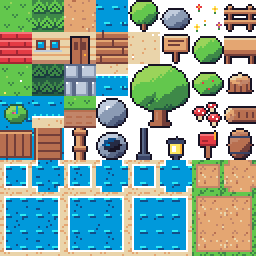
#> input picture library/tilesets/outdoor.png, 128 x 128 px (shown 2 times larger)
$ python gen-art-templates.py
#> lines starting #> are read from the running program, lines starting #| are printed output that depends on the picture
#!/usr/bin/env python3
"""Makes the art templates in templates/art-templates/ (run: python3 tools/gen-art-templates.py; needs Pillow).

Two kinds of picture for each kind of art:
  *-template.png  The exact size the game expects, shaded in light squares (one shade per tile or frame).
                  Open it in your art program, draw on a new layer above it, then hide the template layer
                  and save your layer as a PNG with a transparent background.
  *-guide.png     A large labelled picture that explains the layout, with an example from the asset library.
"""
import os
from PIL import Image, ImageDraw, ImageFont

ROOT = os.path.dirname(os.path.dirname(os.path.abspath(__file__)))
OUT = os.path.join(ROOT, 'templates', 'art-templates')
LIB = os.path.join(ROOT, 'library')
os.makedirs(OUT, exist_ok=True)

FONT = '/usr/share/fonts/truetype/dejavu/DejaVuSans.ttf'
BOLD = '/usr/share/fonts/truetype/dejavu/DejaVuSans-Bold.ttf'
def font(size, bold=False):
    try: return ImageFont.truetype(BOLD if bold else FONT, size)
    except OSError: return ImageFont.load_default()

# Template shades (light, so they are easy to draw over and obviously not part of the art).
PLAIN = [(232, 233, 240, 255), (214, 217, 230, 255)]
AUTO = [(214, 230, 248, 255), (190, 214, 242, 255)]
ANIM = [(222, 244, 222, 255), (198, 232, 200, 255)]
WARM = [(250, 236, 214, 255), (240, 220, 190, 255)]
INK, MUTED, PAPER, LINE = (34, 38, 52), (96, 102, 124), (255, 255, 255), (150, 156, 180)
ACCENT = {'auto': (40, 110, 200), 'anim': (40, 150, 70), 'warm': (196, 120, 30), 'red': (200, 60, 60)}

def save(img, name):
    img.save(os.path.join(OUT, name), optimize=True)
    print('wrote', name, img.size)

def checker(w, h, cell_w, cell_h, palette=PLAIN, overrides=None):
    """A template: w×h cells of cell_w×cell_h pixels in alternating shades. overrides[(col,row)] = palette."""
    im = Image.new('RGBA', (w * cell_w, h * cell_h), (0, 0, 0, 0))
    d = ImageDraw.Draw(im)
    for r in range(h):
        for c in range(w):
            pal = (overrides or {}).get((c, r), palette)
            d.rectangle([c * cell_w, r * cell_h, (c + 1) * cell_w - 1, (r + 1) * cell_h - 1], fill=pal[(c + r) % 2])
    return im

def enlarge(img, k):
    return img.resize((img.width * k, img.height * k), Image.NEAREST)

def grid(d, x, y, cols, rows, cw, ch, color=LINE, width=1):
    for c in range(cols + 1): d.line([x + c * cw, y, x + c * cw, y + rows * ch], fill=color, width=width)
    for r in range(rows + 1): d.line([x, y + r * ch, x + cols * cw, y + r * ch], fill=color, width=width)

def text(d, xy, s, size=18, bold=False, fill=INK, anchor='la'):
    d.text(xy, s, font=font(size, bold), fill=fill, anchor=anchor)

def para(d, x, y, lines, size=17, fill=INK, gap=7, bold_first=False):
    for i, s in enumerate(lines):
        text(d, (x, y), s, size, bold_first and i == 0, fill)
        y += size + gap
    return y

def page(w, h, title, subtitle):
    im = Image.new('RGB', (w, h), PAPER)
    d = ImageDraw.Draw(im)
    text(d, (40, 30), title, 30, True)
    text(d, (40, 72), subtitle, 18, False, MUTED)
    d.line([40, 104, w - 40, 104], fill=(220, 223, 232), width=2)
    return im, d

def lib(rel):
    return Image.open(os.path.join(LIB, rel)).convert('RGBA')

def paste_on_checker(base, img, xy):
    """Paste art over a small grey checkerboard so transparent parts are visible."""
    x, y = xy
    bg = Image.new('RGBA', img.size, (0, 0, 0, 0))
    bd = ImageDraw.Draw(bg)
    s = max(4, img.width // 16)
    for yy in range(0, img.height, s):
        for xx in range(0, img.width, s):
            bd.rectangle([xx, yy, xx + s - 1, yy + s - 1], fill=(236, 236, 240, 255) if (xx // s + yy // s) % 2 else (250, 250, 252, 255))
    bg.alpha_composite(img)
    base.paste(bg, (x, y))

# ------------------------------------------------------------------ tilesets
def tileset_layout(T):
    """8 tiles across, 8 down: plain tiles on top, then an animated row, then autotile blocks."""
    over = {}
    for c in range(4): over[(c, 3)] = ANIM                      # animated tile: 4 frames, left to right
    for bx in (0, 2, 4, 6):                                      # four autotile blocks (2 across, 3 down)
        for c in (bx, bx + 1):
            for r in (5, 6, 7): over[(c, r)] = AUTO
    return checker(8, 8, T, T, PLAIN, over)

for T in (16, 32):
    save(tileset_layout(T), 'tileset-%dpx-template.png' % T)
#> this loop made 2 passes
#> pass 1, in save, `img.save(os.path.join(OUT, name), optimize=True)`:
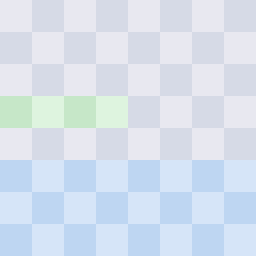
#> saved as tileset-16px-template.png: PIL image 128x128 RGBA (shown 2 times larger); mean R, G, B, A 214.3, 224.7, 237.2, 255
save(checker(2, 3, 16, 16, AUTO), 'autotile-16px-template.png')
#> in checker (call 3), `im = Image.new('RGBA', (w * cell_w, h * cell_h), (0, 0, 0, 0))`: im: PIL image 32x48 RGBA; every value is 0
#| wrote autotile-16px-template.png (32, 48)
save(checker(8, 3, 16, 16, AUTO, {(c, r): AUTO if (c // 2) % 2 == 0 else ANIM for c in range(8) for r in range(3)}), 'autotile-animated-16px-template.png')
#> in checker (call 4), `im = Image.new('RGBA', (w * cell_w, h * cell_h), (0, 0, 0, 0))`: im: PIL image 128x48 RGBA; every value is 0
#| wrote autotile-animated-16px-template.png (128, 48)

def tileset_guide():
    K = 8; T = 16 * K
    im, d = page(1620, 1290, 'Tileset template', 'tileset-16px-template.png (128 × 128) · tileset-32px-template.png (256 × 256) · any number of rows')
#> in page, `im = Image.new('RGB', (w, h), PAPER)`: im: PIL image 1620x1290 RGB; every value is 255
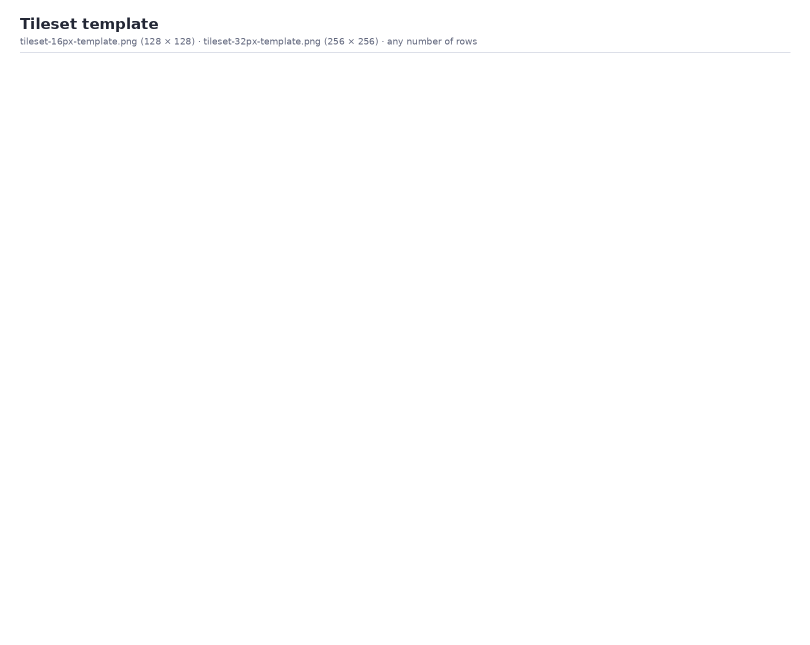
#> im: PIL image 1620x1290 RGB (shown at 1/2 size); mean R, G, B 254.4, 254.4, 254.5
    tpl = enlarge(tileset_layout(16), K).convert('RGB')
    x0, y0 = 40, 130
    im.paste(tpl, (x0, y0))
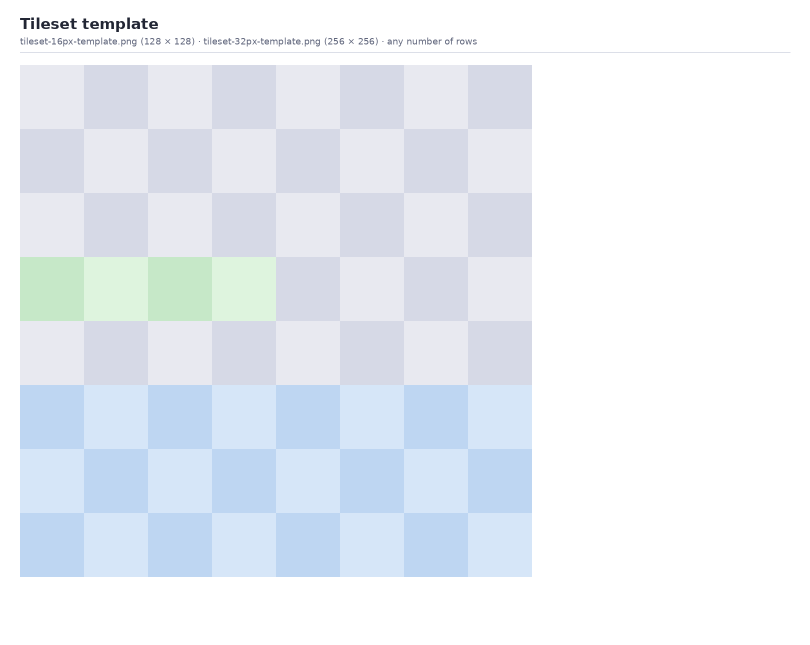
#> im: PIL image 1620x1290 RGB (shown at 1/2 size); mean R, G, B 234, 239.2, 245.6
    grid(d, x0, y0, 8, 8, T, T)
    for i in range(64):
        c, r = i % 8, i // 8
        text(d, (x0 + c * T + 6, y0 + r * T + 4), str(i), 15, False, MUTED)
    # labels on the template
    d.rectangle([x0, y0, x0 + 8 * T, y0 + 3 * T], outline=INK, width=3)
    text(d, (x0 + 4 * T, y0 + 1.5 * T), 'Plain tiles', 34, True, INK, 'mm')
    d.rectangle([x0, y0 + 3 * T, x0 + 4 * T, y0 + 4 * T], outline=ACCENT['anim'], width=4)
    for f in range(4): text(d, (x0 + f * T + T // 2, y0 + 3.5 * T), 'frame %d' % (f + 1), 18, True, ACCENT['anim'], 'mm')
    for b, label in enumerate(['autotile 1', 'autotile 2', 'autotile 3', 'autotile 4']):
        bx = x0 + b * 2 * T
        d.rectangle([bx, y0 + 5 * T, bx + 2 * T, y0 + 8 * T], outline=ACCENT['auto'], width=4)
        text(d, (bx + T, y0 + 5 * T + 26), label, 20, True, ACCENT['auto'], 'mm')
        text(d, (bx + T // 2, y0 + 5.5 * T + 18), 'paint', 15, False, ACCENT['auto'], 'mm')
        text(d, (bx + T // 2, y0 + 5.5 * T + 38), 'with this', 15, False, ACCENT['auto'], 'mm')
    # explanation
    x = x0 + 8 * T + 50; y = 140
    y = para(d, x, y, ['Size', 'Squares are 16 × 16 pixels (or 24, 32 or 48:', 'choose in Database → Tilesets). Keep the', 'picture 8 squares wide; add as many rows', 'as you need. Square numbers count left to', 'right, top to bottom, starting at 0.'], bold_first=True)
#> y = 284
    y = para(d, x, y + 18, ['Plain tiles (grey)', 'Grass, floors, walls, trees, roofs, signs.', 'Any square can be any tile. Whether it blocks', 'the player, is grass with wild monsters, or is', 'drawn above the player is set per square in', 'Database → Tilesets, not in the picture.'], bold_first=True)
#> y = 446
    y = para(d, x, y + 18, ['Animated tiles (green)', 'Put frames side by side, left to right.', 'In Database → Tilesets, select the first frame', 'and set Frames (2–8). The other frames are', 'used automatically and are not painted with.'], bold_first=True)
#> y = 584
    y = para(d, x, y + 18, ['Autotiles (blue)', 'Water, paths, cliffs and fences that join up', 'by themselves. Each is a block 2 squares wide', 'and 3 tall (see autotile-guide.png). Tick', 'Autotile on its top-left square, the one you', 'paint with.'], bold_first=True)
#> y = 746
    y = para(d, x, y + 18, ['Where things go is up to you', 'This layout is only a suggestion. The engine', 'only needs autotile blocks to be 2 × 3 and', 'animation frames to sit to the right.'], bold_first=True)
#> y = 860
    para(d, 40, y0 + 8 * T + 26, ['How to use: open the template, add a new layer above it, draw your tiles on that layer, then hide the template layer and save as PNG',
                                  'with a transparent background. Import it with File → Import Assets → Tilesets, and it is added to Database → Tilesets.'], 17, MUTED)
    save(im, 'tileset-guide.png')
#| wrote tileset-guide.png (1620, 1290)
tileset_guide()

def autotile_guide():
    K = 10; T = 16 * K
    im, d = page(1500, 1000, 'Autotile template', 'autotile-16px-template.png (32 × 48) · autotile-animated-16px-template.png (128 × 48, 4 frames)')
#> in page (call 2), `im = Image.new('RGB', (w, h), PAPER)`: im: PIL image 1500x1000 RGB; every value is 255
    x0, y0 = 40, 140
    # the block, enlarged, with quarter lines
    tpl = enlarge(checker(2, 3, 16, 16, AUTO), K).convert('RGB')
#> tpl: PIL image 320x480 RGB
    im.paste(tpl, (x0, y0))
    for i in range(5): d.line([x0 + i * T // 2, y0, x0 + i * T // 2, y0 + 3 * T], fill=(170, 190, 220), width=1)
    for i in range(7): d.line([x0, y0 + i * T // 2, x0 + 2 * T, y0 + i * T // 2], fill=(170, 190, 220), width=1)
    grid(d, x0, y0, 2, 3, T, T, ACCENT['auto'], 3)
    text(d, (x0 + T // 2, y0 + T // 2 - 14), 'Preview', 22, True, ACCENT['auto'], 'mm')
    text(d, (x0 + T // 2, y0 + T // 2 + 16), '(paint with this)', 15, False, ACCENT['auto'], 'mm')
    text(d, (x0 + 1.5 * T, y0 + T // 2 - 14), 'Inner', 22, True, ACCENT['auto'], 'mm')
    text(d, (x0 + 1.5 * T, y0 + T // 2 + 14), 'corners', 22, True, ACCENT['auto'], 'mm')
    labels = [['top-left', 'top', 'top', 'top-right'], ['left', 'middle', 'middle', 'right'], ['left', 'middle', 'middle', 'right'], ['bottom-left', 'bottom', 'bottom', 'bottom-right']]
    for r in range(4):
        for c in range(4):
            text(d, (x0 + c * T // 2 + T // 4, y0 + T + r * T // 2 + T // 4), labels[r][c], 12, False, ACCENT['auto'], 'mm')
    # real examples
    ex = lib('tilesets/outdoor.png')
#> in lib, returned value is the input picture: PIL image 128x128 RGBA; mean R, G, B, A 99.6, 128.5, 118.3, 216
    path = ex.crop((6 * 16, 5 * 16, 8 * 16, 8 * 16))
    water = ex.crop((0, 5 * 16, 6 * 16, 8 * 16))
    ex_x = x0 + 2 * T + 60
    text(d, (ex_x, y0 - 8), 'Example: the path autotile from the Outdoor tileset', 18, True)
    paste_on_checker(im, enlarge(path, 6), (ex_x, y0 + 20))
#> in paste_on_checker, `x, y = xy`: x = 420; y = 160
#> in paste_on_checker, `bg = Image.new('RGBA', img.size, (0, 0, 0, 0))`: bg: PIL image 192x288 RGBA; every value is 0
    text(d, (ex_x + 220, y0 + 30), 'Draw the 2 × 2 lower block as one', 17)
    text(d, (ex_x + 220, y0 + 54), 'patch of path with its edges and', 17)
    text(d, (ex_x + 220, y0 + 78), 'corners. Draw the top-right square', 17)
    text(d, (ex_x + 220, y0 + 102), 'as the four inside corners (path all', 17)
    text(d, (ex_x + 220, y0 + 126), 'round, with grass just in the corner).', 17)
    text(d, (ex_x + 220, y0 + 150), 'The top-left square is the picture', 17)
    text(d, (ex_x + 220, y0 + 174), 'shown in the tile palette.', 17)
    text(d, (ex_x, y0 + 330), 'Example: animated water (3 frames, each a 2 × 3 block)', 18, True)
    paste_on_checker(im, enlarge(water, 4), (ex_x, y0 + 360))
#> call 4 of enlarge, with k = 4
#> in enlarge (call 4), `return img.resize((img.width * k, img.height * k), Image.NEAREST)`:
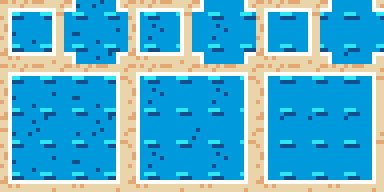
#> returned value: PIL image 384x192 RGBA; mean R, G, B, A 87, 175.7, 205.6, 255
#> in paste_on_checker (call 2), `bg = Image.new('RGBA', img.size, (0, 0, 0, 0))`: bg: PIL image 384x192 RGBA; every value is 0
    for f in range(3): text(d, (ex_x + f * 128 + 64, y0 + 360 + 192 + 18), 'frame %d' % (f + 1), 16, True, ACCENT['anim'], 'mm')
    para(d, ex_x + 420, y0 + 370, ['Put the frames side by side:', 'the next block 2 squares to the', 'right. Tick Autotile and set', 'Frames on the first block\'s', 'top-left square.'], 17)
    para(d, 40, y0 + 3 * T + 140, ['How it works', 'Each map square is built from four quarter-squares (the thin lines), chosen by looking at the eight squares around it.',
                                  'So the lower block must line up as one seamless patch, and the inner-corner square must match its edges.',
                                  'The layout is the same as RPG Maker\'s A2 autotiles, so many existing tilesets work as they are.'], 17, INK, 7, True)
    save(im, 'autotile-guide.png')
#> in save (call 6), `img.save(os.path.join(OUT, name), optimize=True)`:
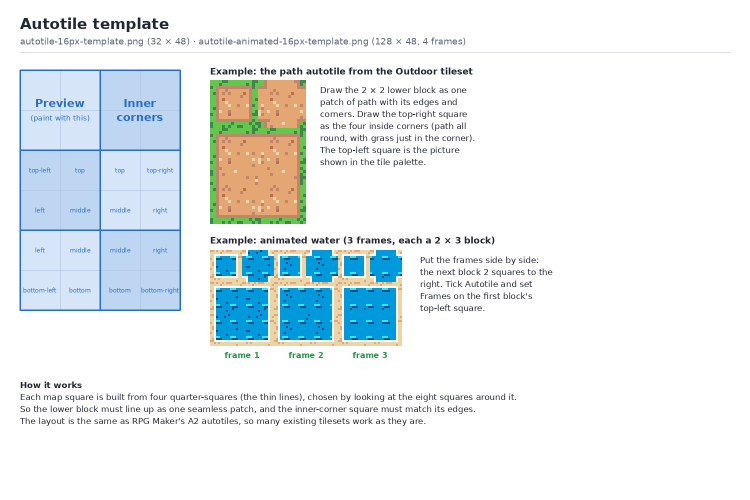
#> saved as autotile-guide.png: PIL image 1500x1000 RGB (shown at 1/2 size); mean R, G, B 233.1, 239.2, 241.6
#| wrote autotile-guide.png (1500, 1000)
autotile_guide()

# ------------------------------------------------------------------ characters
ROWS = ['Down', 'Left', 'Right', 'Up']; COLS = ['Step 1', 'Standing', 'Step 2']
def char_template(fw, fh):
#> called with fw = 16, fh = 16
    im = checker(3, 4, fw, fh, PLAIN, {(1, r): WARM for r in range(4)})
#> in checker (call 7), `im = Image.new('RGBA', (w * cell_w, h * cell_h), (0, 0, 0, 0))`: im: PIL image 48x64 RGBA; every value is 0
    d = ImageDraw.Draw(im)
    for r in range(4):  # a faint line where the feet go
        d.line([0, (r + 1) * fh - 2, 3 * fw - 1, (r + 1) * fh - 2], fill=(200, 160, 120, 255))
    return im
save(char_template(16, 16), 'character-16px-template.png')
#| wrote character-16px-template.png (48, 64)
save(char_template(16, 24), 'character-16x24px-template.png')
#> in checker (call 8), `im = Image.new('RGBA', (w * cell_w, h * cell_h), (0, 0, 0, 0))`: im: PIL image 48x96 RGBA; every value is 0
#| wrote character-16x24px-template.png (48, 96)
save(char_template(32, 32), 'character-32px-template.png')
#> in checker (call 9), `im = Image.new('RGBA', (w * cell_w, h * cell_h), (0, 0, 0, 0))`: im: PIL image 96x128 RGBA; every value is 0
#| wrote character-32px-template.png (96, 128)

def char_guide():
    K = 9; fw = 16 * K
    im, d = page(1500, 960, 'Character template (people, objects, walking monsters)',
                 'character-16px-template.png (48 × 64) · character-16x24px-template.png (48 × 96) · character-32px-template.png (96 × 128)')
#> in page (call 3), `im = Image.new('RGB', (w, h), PAPER)`: im: PIL image 1500x960 RGB; every value is 255
    x0, y0 = 150, 170
    tpl = enlarge(char_template(16, 16), K).convert('RGB')
#> in enlarge (call 5), `return img.resize((img.width * k, img.height * k), Image.NEAREST)`:
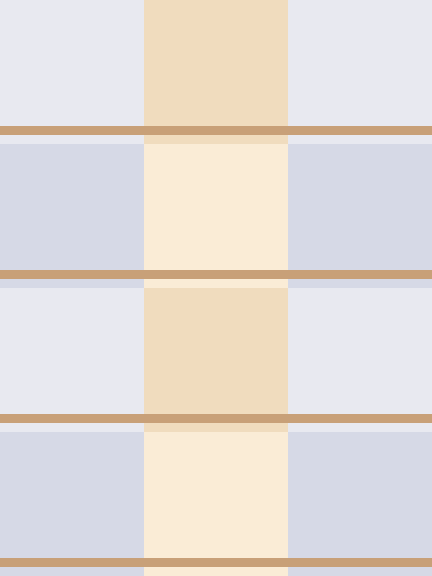
#> returned value: PIL image 432x576 RGBA; mean R, G, B, A 228.4, 221.9, 217.5, 255
#> tpl: PIL image 432x576 RGB
    im.paste(tpl, (x0, y0))
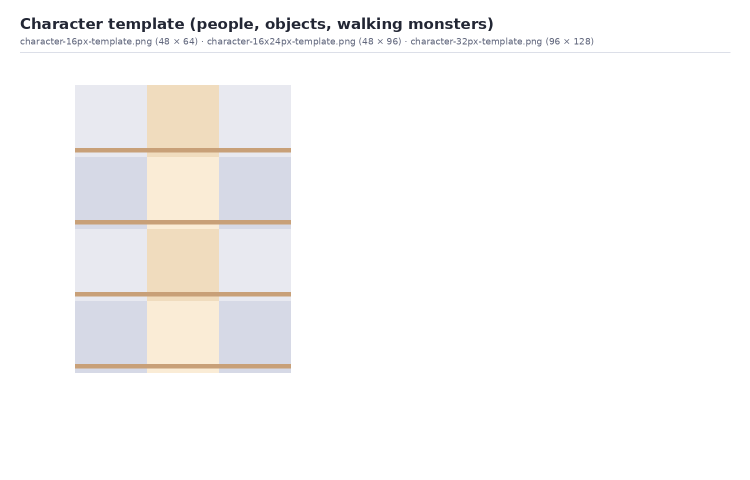
#> im: PIL image 1500x960 RGB (shown at 1/2 size); mean R, G, B 248.6, 247.5, 246.9
    grid(d, x0, y0, 3, 4, fw, fw, INK, 2)
    for c, s in enumerate(COLS): text(d, (x0 + c * fw + fw // 2, y0 - 22), s, 18, True, ACCENT['warm'] if c == 1 else INK, 'mm')
    for r, s in enumerate(ROWS): text(d, (x0 - 16, y0 + r * fw + fw // 2), 'Facing ' + s.lower(), 17, True, INK, 'rm')
    hero = lib('characters/hero.png')
    hx = x0 + 3 * fw + 60
    text(d, (hx, y0 - 30), 'Example: hero.png', 18, True)
    paste_on_checker(im, enlarge(hero, K), (hx, y0))
    grid(d, hx, y0, 3, 4, fw, fw, (210, 212, 222), 1)
    x = hx + 3 * fw + 40
    y = para(d, x, y0 - 30, ['Layout', '3 frames across, 4 rows down.', 'Rows: facing down, left, right, up.', 'Middle column: standing still.', 'Walking plays step 1, standing,', 'step 2, standing.'], bold_first=True)
    y = para(d, x, y + 16, ['Size', 'Each frame is a square on the map', '(16 × 16), or taller for bigger', 'characters: 16 × 24 or 32 × 32.', 'The game works out the frame size', 'from the picture (width ÷ 3,', 'height ÷ 4).'], bold_first=True)
    y = para(d, x, y + 16, ['Feet', 'Frames stand on the bottom of the', 'square (the orange line), centred,', 'so tall characters grow upwards.'], bold_first=True)
    para(d, 40, y0 + 4 * fw + 30, ['Also used for objects that sit on the map (chests, signs, levers: draw the same picture in every frame if it never moves),',
                                   'for a monster\'s walking sheet when it follows the player, and for clothes in the wardrobe (see wardrobe-guide.png).',
                                   'Import: File → Import Assets → Characters (or Monster pictures for a walking sheet).'], 17, MUTED)
    save(im, 'character-guide.png')
#> (the run stopped early here; a loop or call above may not have finished)
